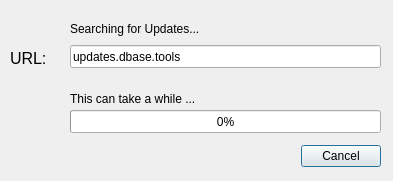
<?xml version="1.0" encoding="UTF-8"?>
<ui version="4.0">
 <class>update_dbase</class>
 <widget class="QDialog" name="update_dbase">
  <property name="windowModality">
   <enum>Qt::ApplicationModal</enum>
  </property>
  <property name="geometry">
   <rect>
    <x>0</x>
    <y>0</y>
    <width>393</width>
    <height>181</height>
   </rect>
  </property>
  <property name="windowTitle">
   <string>Search for Updates</string>
  </property>
  <property name="modal">
   <bool>true</bool>
  </property>
  <widget class="QDialogButtonBox" name="buttonBox">
   <property name="geometry">
    <rect>
     <x>140</x>
     <y>140</y>
     <width>241</width>
     <height>32</height>
    </rect>
   </property>
   <property name="orientation">
    <enum>Qt::Horizontal</enum>
   </property>
   <property name="standardButtons">
    <set>QDialogButtonBox::Cancel</set>
   </property>
   <property name="centerButtons">
    <bool>false</bool>
   </property>
  </widget>
  <widget class="QLineEdit" name="hostLineEdit">
   <property name="geometry">
    <rect>
     <x>70</x>
     <y>45</y>
     <width>311</width>
     <height>23</height>
    </rect>
   </property>
   <property name="text">
    <string>updates.dbase.tools</string>
   </property>
  </widget>
  <widget class="QLabel" name="label">
   <property name="geometry">
    <rect>
     <x>10</x>
     <y>50</y>
     <width>64</width>
     <height>17</height>
    </rect>
   </property>
   <property name="font">
    <font>
     <pointsize>12</pointsize>
    </font>
   </property>
   <property name="text">
    <string>URL:</string>
   </property>
  </widget>
  <widget class="QLabel" name="label_2">
   <property name="geometry">
    <rect>
     <x>70</x>
     <y>20</y>
     <width>211</width>
     <height>17</height>
    </rect>
   </property>
   <property name="text">
    <string>Searching for Updates...</string>
   </property>
  </widget>
  <widget class="QProgressBar" name="progressBar">
   <property name="geometry">
    <rect>
     <x>70</x>
     <y>110</y>
     <width>311</width>
     <height>23</height>
    </rect>
   </property>
   <property name="value">
    <number>0</number>
   </property>
  </widget>
  <widget class="QLabel" name="label_3">
   <property name="geometry">
    <rect>
     <x>70</x>
     <y>90</y>
     <width>211</width>
     <height>17</height>
    </rect>
   </property>
   <property name="text">
    <string>This can take a while ...</string>
   </property>
  </widget>
  <widget class="QLabel" name="clabel1">
   <property name="geometry">
    <rect>
     <x>40</x>
     <y>150</y>
     <width>211</width>
     <height>17</height>
    </rect>
   </property>
   <property name="text">
    <string/>
   </property>
  </widget>
 </widget>
 <resources/>
 <connections>
  <connection>
   <sender>buttonBox</sender>
   <signal>accepted()</signal>
   <receiver>update_dbase</receiver>
   <slot>accept()</slot>
   <hints>
    <hint type="sourcelabel">
     <x>248</x>
     <y>254</y>
    </hint>
    <hint type="destinationlabel">
     <x>157</x>
     <y>274</y>
    </hint>
   </hints>
  </connection>
  <connection>
   <sender>buttonBox</sender>
   <signal>rejected()</signal>
   <receiver>update_dbase</receiver>
   <slot>reject()</slot>
   <hints>
    <hint type="sourcelabel">
     <x>316</x>
     <y>260</y>
    </hint>
    <hint type="destinationlabel">
     <x>286</x>
     <y>274</y>
    </hint>
   </hints>
  </connection>
 </connections>
</ui>
